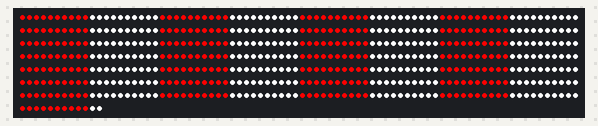
A sketch run on a simulated Arduino Uno, built with avr-gcc and run on an emulated ATmega328P. Parts: 572 RGB LEDs in strip order, left to right, continuing on the next row. Random numbers use the default seed unless the sketch sets one.

Above: at 0.1 s.

The sketch:

leds.ino
```cpp
#include <FastLED.h>

// Define the number of LEDs in your strand
#define NUM_LEDS 572
#define PITCH_END 423
#define GARAGE_END 200

// Define the data pin for your LED strand
#define DATA_PIN 7

// Create an array of CRGB objects to represent each LED
CRGB leds[NUM_LEDS];

// Set the stripe width (adjust as needed)
int stripeWidth = 10; // Change this value to adjust the width of the stripes

void setup() {
  Serial.begin(9600);
  // Initialize FastLED with the LED data pin
  FastLED.addLeds<WS2812B, DATA_PIN, GRB>(leds, NUM_LEDS);

  set_full_color(0, 0, 0);
}

void demo() {
  for (int i = 0; i < NUM_LEDS; i++) {
    leds[i] = CRGB(255, 0, 0);
  }
  FastLED.show();
  delay(1000);
  for (int i = 0; i < NUM_LEDS; i++) {
    leds[i] = CRGB(0, 255, 0);
  }
  FastLED.show();
  delay(1000);
  for (int i = 0; i < NUM_LEDS; i++) {
    leds[i] = CRGB(0, 0, 255);
  }
  FastLED.show();
  delay(1000);
  for (int i = 0; i < NUM_LEDS; i++) {
    leds[i] = CRGB(0, 0, 0);
  }
  FastLED.show();
  delay(1000);
}

void set_garage(int r, int g, int b) {
  for (int i = 0; i < GARAGE_END; i++) {
    leds[i] = CRGB(r, g, b);
  }
  FastLED.show();
}

void wipe(int r, int g, int b, bool reverse) {
  if (reverse) {
    for (int i = NUM_LEDS; i >= 0; i -= 2) {
      leds[i] = CRGB(r, g, b);
      if (i >= 1) {
        leds[i-1] = CRGB(r, g, b);
      }
      FastLED.show();
    }
  } else {
    for (int i = 0; i < NUM_LEDS; i += 2) {
      leds[i] = CRGB(r, g, b);
      leds[i+1] = CRGB(r, g, b);
      FastLED.show();
    }
  }
}

void red_green_wipe() {
  while (true) {
    wipe(255, 0, 0, false);
    delay(2000);
    wipe(0, 255, 0, true);
    delay(2000);
  }
}

void candy_cane(int stripe_width) {
  int offset = 0;

  for (int i = 0; i < NUM_LEDS; i++) {
    int num_to_check = (i + offset) / stripe_width;
    if (num_to_check % 2 == 0) {
        leds[i] = CRGB(255, 0, 0);  // Red
    } else {
        leds[i] = CRGB(255, 255, 255); // White
    }
  }
  FastLED.show();
}

void amber_twinkle() {
  // 255, 120, 10
  int start_r = 64;
  int start_g = 30;
  int start_b = 2;
  int target_r = 255;
  int target_g = 120;
  int target_b = 10;

  int fade_steps = 25;

  set_full_color(0, 0, 0);
  for (int i = 0; i < NUM_LEDS; i += 3) {
    leds[i] = CRGB(start_r, start_g, start_b);
  }

  FastLED.show();

  while (true) {
    int num_sparkles = random(30, 80);
    int sparkle_indices[num_sparkles];

    for (int i = 0; i < num_sparkles; i++) {
      int randomIndex = random((NUM_LEDS / 3) + 1);
      sparkle_indices[i] = randomIndex * 3;
    }

    float r_per_step = (float(target_r) - start_r) / fade_steps;
    float g_per_step = (float(target_g) - start_g) / fade_steps;
    float b_per_step = (float(target_b) - start_b) / fade_steps;

    // Fade to white
    for (float i = 0.0; i < fade_steps; i++) {
      for (int s = 0; s < num_sparkles; s++) {
        leds[sparkle_indices[s]] = CRGB(start_r + (r_per_step * i), start_g + (g_per_step * i), start_b + (b_per_step * i));
      }
      FastLED.show();
    }
    for (int s = 0; s < num_sparkles; s++) {
      leds[sparkle_indices[s]] = CRGB(target_r, target_g, target_b);
    }
    FastLED.show();

    delay(100);
    // Fade back to amber
    for (float i = 0; i < fade_steps; i++) {
      for (int s = 0; s < num_sparkles; s++) {
        leds[sparkle_indices[s]] = CRGB(target_r - (r_per_step * i), target_g - (g_per_step * i), target_b - (b_per_step * i));
      }
      FastLED.show();
    }

    for (int s = 0; s < num_sparkles; s++) {
      leds[sparkle_indices[s]] = CRGB(start_r, start_g, start_b);
    }
    FastLED.show();

    delay(1000);
  }
}

void set_full_color(int r, int g, int b) {
  for (int i = 0; i < NUM_LEDS; i++) {
    leds[i] = CRGB(r, g, b);
  }
  FastLED.show();
}

void fade(int r, int g, int b) {
  int num_steps = 100;

  // Fade In
  for (int step = 0; step < num_steps; step++) {
    set_full_color(r / num_steps * step, g / num_steps * step, b / num_steps * step);
    delay(2);
  }
  set_full_color(r, g, b);

  delay(1000);

  // Fade Out
  for (int step = num_steps; step > 0; step--) {
    set_full_color(r / num_steps * step, g / num_steps * step, b / num_steps * step);
    delay(2);
  }
  set_full_color(0, 0, 0);

  delay(1000);
}

void loop() {

  // demo();
  // set_full_color(255, 255, 255);
  // delay(1000);


  candy_cane(10);
  // amber_twinkle();
  delay(20000);

  // fade(255, 255, 255);
  // fade(255, 0, 0);
  // fade(0, 255, 0);
  // fade(0, 0, 255);
}
```
